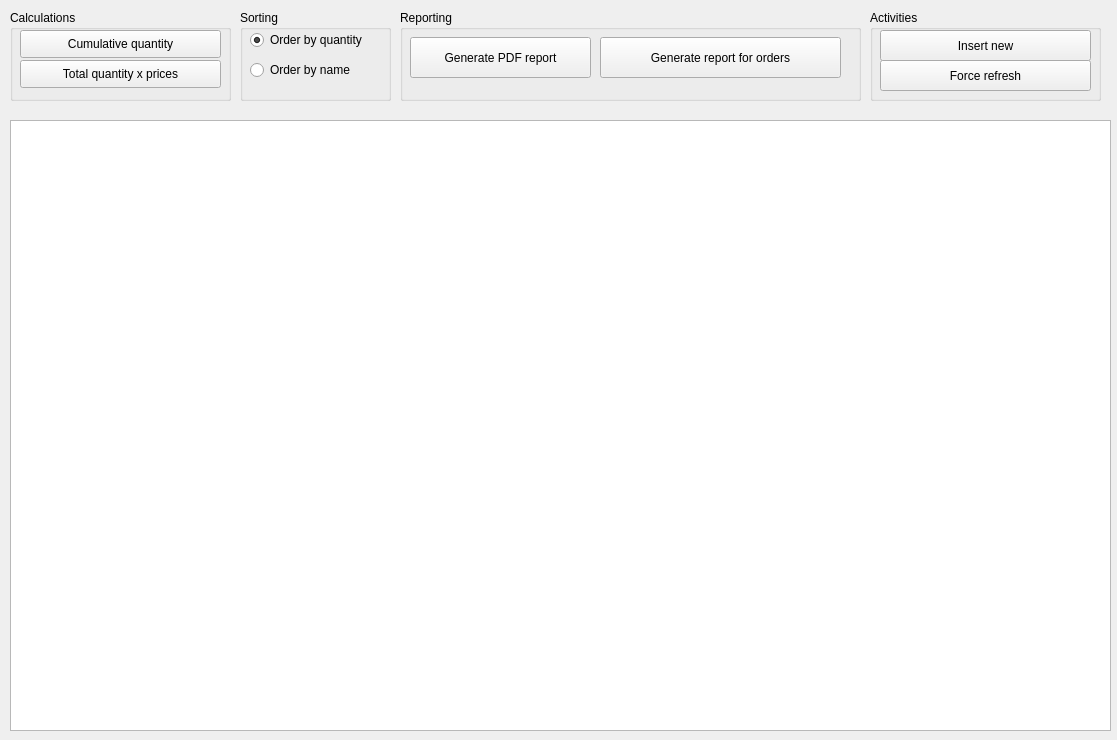
<?xml version="1.0" encoding="UTF-8"?>
<ui version="4.0">
 <class>MainWindow</class>
 <widget class="QMainWindow" name="MainWindow">
  <property name="geometry">
   <rect>
    <x>0</x>
    <y>0</y>
    <width>1117</width>
    <height>740</height>
   </rect>
  </property>
  <property name="maximumSize">
   <size>
    <width>1117</width>
    <height>740</height>
   </size>
  </property>
  <property name="windowTitle">
   <string>Warehouse Product Viewer</string>
  </property>
  <widget class="QWidget" name="centralwidget">
   <widget class="QGroupBox" name="groupBox">
    <property name="geometry">
     <rect>
      <x>400</x>
      <y>10</y>
      <width>461</width>
      <height>91</height>
     </rect>
    </property>
    <property name="title">
     <string>Reporting</string>
    </property>
    <widget class="QPushButton" name="btnGenPDF">
     <property name="geometry">
      <rect>
       <x>10</x>
       <y>27</y>
       <width>181</width>
       <height>41</height>
      </rect>
     </property>
     <property name="text">
      <string>Generate PDF report</string>
     </property>
    </widget>
    <widget class="QPushButton" name="btnGenOrder">
     <property name="geometry">
      <rect>
       <x>200</x>
       <y>27</y>
       <width>241</width>
       <height>41</height>
      </rect>
     </property>
     <property name="text">
      <string>Generate report for orders</string>
     </property>
    </widget>
   </widget>
   <widget class="QTableView" name="tblProducts">
    <property name="geometry">
     <rect>
      <x>10</x>
      <y>120</y>
      <width>1101</width>
      <height>611</height>
     </rect>
    </property>
   </widget>
   <widget class="QGroupBox" name="groupBox_2">
    <property name="geometry">
     <rect>
      <x>870</x>
      <y>10</y>
      <width>231</width>
      <height>91</height>
     </rect>
    </property>
    <property name="title">
     <string>Activities</string>
    </property>
    <widget class="QPushButton" name="btnInsertNew">
     <property name="geometry">
      <rect>
       <x>10</x>
       <y>20</y>
       <width>211</width>
       <height>31</height>
      </rect>
     </property>
     <property name="text">
      <string>Insert new</string>
     </property>
    </widget>
    <widget class="QPushButton" name="btnRefresh">
     <property name="geometry">
      <rect>
       <x>10</x>
       <y>50</y>
       <width>211</width>
       <height>31</height>
      </rect>
     </property>
     <property name="text">
      <string>Force refresh</string>
     </property>
    </widget>
   </widget>
   <widget class="QGroupBox" name="groupBox_3">
    <property name="geometry">
     <rect>
      <x>240</x>
      <y>10</y>
      <width>151</width>
      <height>91</height>
     </rect>
    </property>
    <property name="title">
     <string>Sorting</string>
    </property>
    <widget class="QRadioButton" name="radioOrderByQty">
     <property name="geometry">
      <rect>
       <x>10</x>
       <y>20</y>
       <width>131</width>
       <height>20</height>
      </rect>
     </property>
     <property name="text">
      <string>Order by quantity</string>
     </property>
     <property name="checked">
      <bool>true</bool>
     </property>
    </widget>
    <widget class="QRadioButton" name="radioOrderByName">
     <property name="geometry">
      <rect>
       <x>10</x>
       <y>50</y>
       <width>121</width>
       <height>20</height>
      </rect>
     </property>
     <property name="text">
      <string>Order by name</string>
     </property>
    </widget>
   </widget>
   <widget class="QGroupBox" name="groupBox_4">
    <property name="geometry">
     <rect>
      <x>10</x>
      <y>10</y>
      <width>221</width>
      <height>91</height>
     </rect>
    </property>
    <property name="title">
     <string>Calculations</string>
    </property>
    <widget class="QPushButton" name="btnTotalQty">
     <property name="geometry">
      <rect>
       <x>10</x>
       <y>20</y>
       <width>201</width>
       <height>28</height>
      </rect>
     </property>
     <property name="text">
      <string>Cumulative quantity</string>
     </property>
    </widget>
    <widget class="QPushButton" name="btnTotalAmount">
     <property name="geometry">
      <rect>
       <x>10</x>
       <y>50</y>
       <width>201</width>
       <height>28</height>
      </rect>
     </property>
     <property name="text">
      <string>Total quantity x prices</string>
     </property>
    </widget>
   </widget>
  </widget>
 </widget>
 <resources/>
 <connections/>
</ui>
